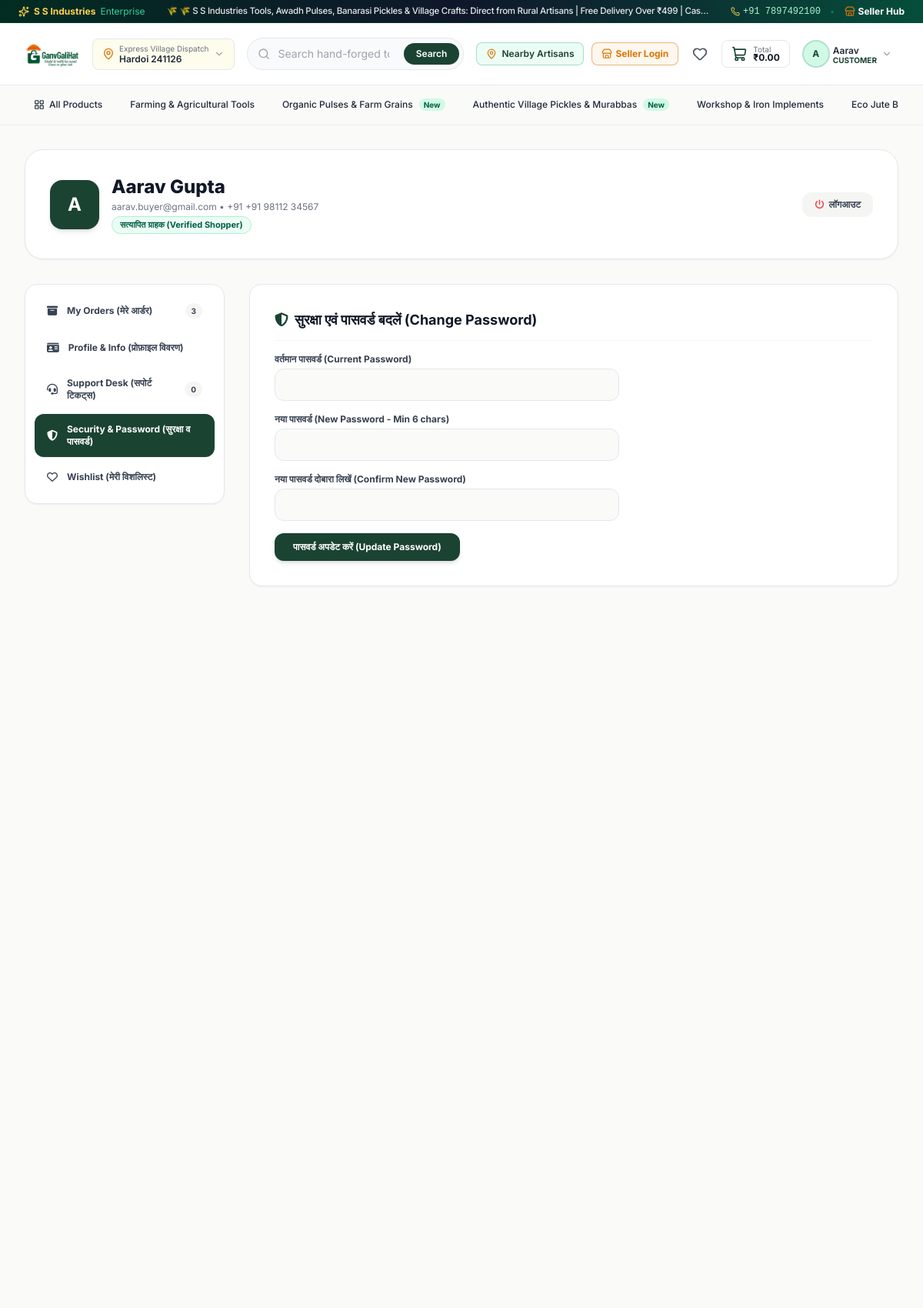
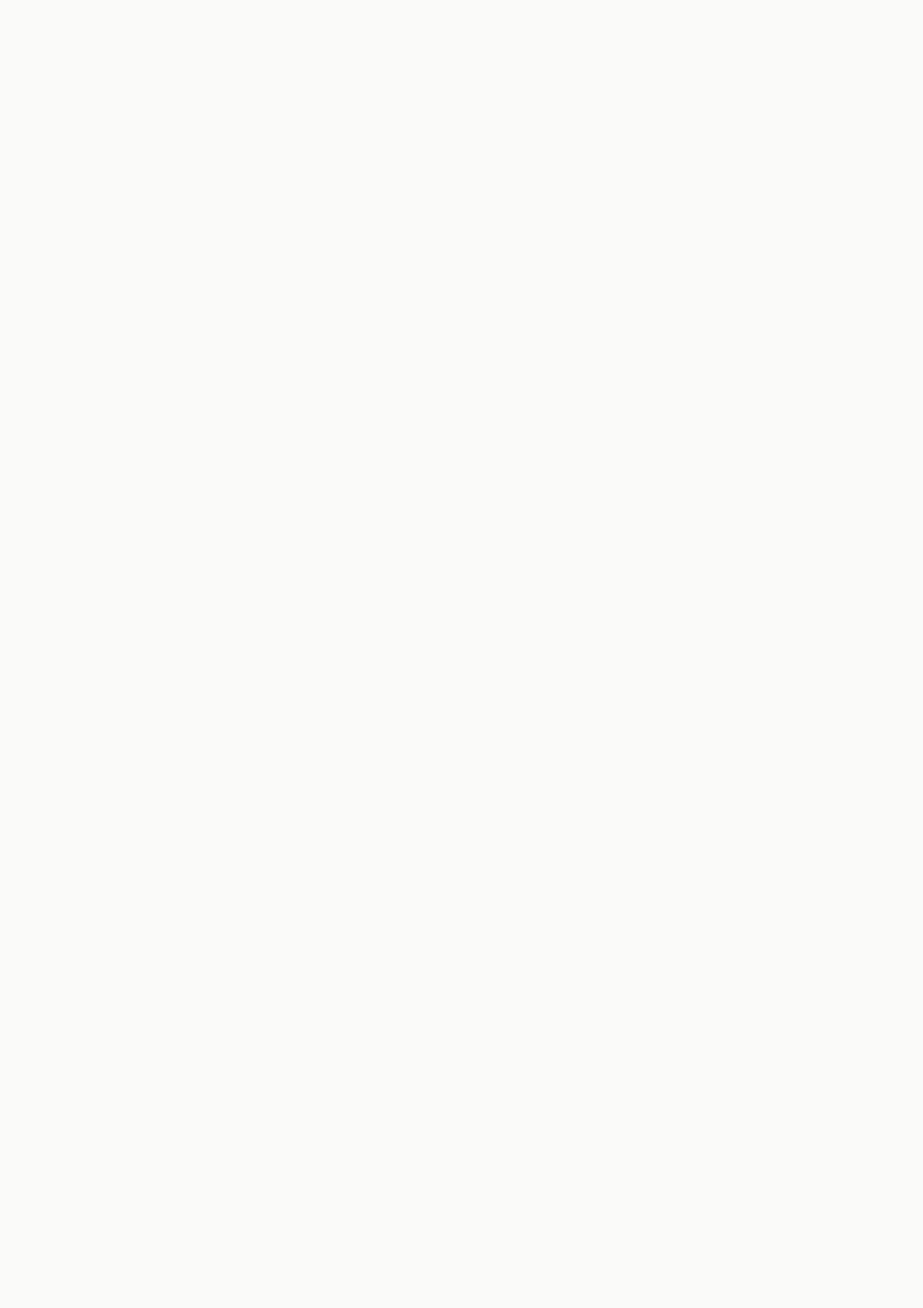
/account.php?tab=security (signed in, upper part), run on the app's committed database (2 pictures, top to bottom).
### tables this page shows
CREATE TABLE IF NOT EXISTS `users` (
  `id` INT AUTO_INCREMENT PRIMARY KEY,
  `unique_code` VARCHAR(50) UNIQUE NOT NULL,
  `name` VARCHAR(150) NOT NULL,
  `username` VARCHAR(80) UNIQUE NOT NULL,
  `email` VARCHAR(150) UNIQUE NOT NULL,
  `phone` VARCHAR(30) NOT NULL,
  `password` VARCHAR(255) NOT NULL,
  `role` ENUM('customer', 'vendor', 'admin', 'super_admin') NOT NULL DEFAULT 'customer',
  `department` VARCHAR(150) DEFAULT NULL,
  `avatar` VARCHAR(255) DEFAULT NULL,
  `city` VARCHAR(100) DEFAULT 'Hardoi',
  `state` VARCHAR(100) DEFAULT 'Uttar Pradesh',
  `pincode` VARCHAR(20) DEFAULT '241001',
  `address` TEXT DEFAULT NULL,
  `status` ENUM('active', 'pending', 'suspended') DEFAULT 'active',
  `created_at` TIMESTAMP DEFAULT CURRENT_TIMESTAMP
);

CREATE TABLE IF NOT EXISTS `categories` (
  `id` INT AUTO_INCREMENT PRIMARY KEY,
  `name` VARCHAR(150) NOT NULL,
  `hindi_name` VARCHAR(150) DEFAULT NULL,
  `slug` VARCHAR(150) UNIQUE NOT NULL,
  `description` TEXT DEFAULT NULL,
  `image` VARCHAR(255) DEFAULT NULL,
  `icon_name` VARCHAR(50) DEFAULT 'Package',
  `sort_order` INT DEFAULT 0,
  `created_at` TIMESTAMP DEFAULT CURRENT_TIMESTAMP
);

### account.php (the view, shortened to what the rows shown need)
<?php
require_once __DIR__ . '/includes/functions.php';
require_once __DIR__ . '/includes/auth_check.php';
$user = get_logged_in_user();
$active_tab = clean_input($_GET['tab'] ?? 'orders');
$stmt_orders = $pdo->prepare("SELECT * FROM orders WHERE user_id = ? OR customer_email = ? ORDER BY id DESC");
$stmt_orders->execute([$user['id'], $user['email']]);
$user_orders = $stmt_orders->fetchAll();
require_once __DIR__ . '/includes/header.php';
?>
<div class="bg-stone-50 min-h-screen py-8">
  <div class="max-w-7xl mx-auto px-4 sm:px-6 lg:px-8">
    <div class="bg-white rounded-3xl border border-gray-200 p-6 sm:p-8 shadow-sm mb-8 flex flex-col sm:flex-row items-center justify-between gap-4">
      <div class="flex items-center gap-4">
        <?php if (!empty($user['avatar'])): ?>
          <img src="<?= htmlspecialchars($user['avatar']) ?>" alt="<?= htmlspecialchars($user['name']) ?>"
            class="w-16 h-16 rounded-2xl object-cover shadow-md border-2 border-emerald-100 bg-stone-100">
        <?php else: ?>
          <div class="w-16 h-16 rounded-2xl bg-brand-green text-white flex items-center justify-center text-2xl font-bold shadow-md">
            <?= strtoupper(mb_substr($user['name'], 0, 1)) ?>
          </div>
        <?php endif; ?>
        <div>
          <h1 class="text-xl sm:text-2xl font-extrabold text-gray-900"><?= htmlspecialchars($user['name']) ?></h1>
          <p class="text-xs text-gray-500 mt-0.5">
            <?= htmlspecialchars($user['email']) ?> • +91 <?= htmlspecialchars($user['phone']) ?>
          </p>
          <span class="inline-block mt-1 text-[11px] font-bold text-emerald-800 bg-emerald-50 px-2.5 py-0.5 rounded-full border border-emerald-200">
            सत्यापित ग्राहक (Verified Shopper)
          </span>
        </div>
      </div>
    </div>
    <div class="grid grid-cols-1 lg:grid-cols-12 gap-8 items-start">
      <div class="lg:col-span-9">
        <?php if ($active_tab === 'orders'): ?>
          <div class="space-y-4">
            <h2 class="text-lg font-bold text-gray-900 mb-2">Order History (मेरे आर्डर का इतिहास)</h2>
            <?php if (empty($user_orders)): ?>
              <div class="bg-white rounded-2xl border border-gray-200 p-12 text-center shadow-sm">
                <i class="fa-solid fa-box-open text-4xl text-stone-300 mb-3"></i>
                <h3 class="text-base font-bold text-gray-700">अभी तक कोई आर्डर नहीं दिया गया</h3>
                <p class="text-xs text-gray-500 mt-1 mb-4">हथकरघा और देसी कुटीर उत्पाद अभी एक्सप्लोर करें।</p>
                <a href="/products.php" class="inline-flex items-center gap-2 px-5 py-2.5 bg-brand-green text-white text-xs font-bold rounded-xl hover:bg-emerald-800 transition">
                  शॉपिंग शुरू करें <i class="fa-solid fa-arrow-right"></i>
                </a>
              </div>
            <?php else: ?>
              <?php foreach ($user_orders as $ord):
                $stmt_ord_items = $pdo->prepare("SELECT * FROM order_items WHERE order_id = ?");
                $stmt_ord_items->execute([$ord['id']]);
                $items = $stmt_ord_items->fetchAll();
              ?>
                <div class="bg-white rounded-2xl border border-gray-200 shadow-sm overflow-hidden">
                  <div class="bg-stone-50 p-4 sm:p-5 border-b border-gray-100 flex flex-wrap items-center justify-between gap-3 text-xs">
                    <div>
                      <span class="text-gray-500">आर्डर सं.:</span>
                      <strong class="text-gray-900 ml-1 font-mono">#<?= htmlspecialchars($ord['order_number']) ?></strong>
                      <span class="text-gray-400 mx-2">•</span>
                      <span class="text-gray-500"><?= date('d M Y, h:i A', strtotime($ord['created_at'])) ?></span>
                    </div>
                    <div class="flex items-center gap-2">
                      <span class="px-2.5 py-1 rounded-full text-[11px] font-bold <?= $ord['order_status'] === 'Delivered' ? 'bg-emerald-100 text-emerald-800' : ($ord['order_status'] === 'Dispatched' ? 'bg-blue-100 text-blue-800' : 'bg-amber-100 text-amber-800') ?>">
                        <?= htmlspecialchars($ord['order_status']) ?>
                      </span>
                      <a href="/order-success.php?id=<?= $ord['id'] ?>" class="px-3 py-1 bg-white border border-gray-200 rounded-lg text-gray-700 hover:bg-stone-100 font-bold transition text-[11px]">
                        विवरण / रसीद
                      </a>
                    </div>
                  </div>
                  <div class="p-4 bg-amber-50/50 border-b border-amber-100 flex items-center justify-between text-xs">
                    <div class="flex items-center gap-2">
                      <i class="fa-solid fa-truck-fast text-red-600"></i>
                      <span class="text-gray-700">भारतीय डाक (India Post AWB):</span>
                      <span class="font-mono font-bold text-gray-900"><?= htmlspecialchars($ord['tracking_consignment_no'] ?? 'AWB-PENDING') ?></span>
                    </div>
                    <span class="text-[11px] text-gray-500"><?= htmlspecialchars($ord['tracking_carrier'] ?? 'India Post') ?></span>
                  </div>
                  <div class="divide-y divide-gray-100 p-4">
                    <?php foreach ($items as $it): ?>
                      <div class="py-2.5 flex items-center justify-between text-xs">
                        <div>
                          <p class="font-bold text-gray-900"><?= htmlspecialchars($it['product_name']) ?></p>
                          <p class="text-gray-500 text-[11px]">कोड: <?= htmlspecialchars($it['product_code']) ?> • मात्रा: <?= $it['quantity'] ?></p>
                        </div>
                        <div class="font-bold text-gray-900">
                          <?= format_price($it['total']) ?>
                        </div>
                      </div>
                    <?php endforeach; ?>
                  </div>
                  <div class="bg-stone-50 p-4 border-t border-gray-100 flex items-center justify-between text-xs">
                    <span class="text-gray-600">भुगतान विधि: <strong class="uppercase text-gray-800"><?= htmlspecialchars($ord['payment_method']) ?></strong> (<?= htmlspecialchars($ord['payment_status']) ?>)</span>
                    <span class="font-bold text-sm text-gray-900">कुल: <span class="text-brand-green font-extrabold"><?= format_price($ord['total_amount']) ?></span></span>
                  </div>
                </div>
              <?php endforeach; ?>
            <?php endif; ?>
          </div>
        <?php elseif ($active_tab === 'security'): ?>
          <div class="bg-white rounded-2xl border border-gray-200 p-6 sm:p-8 shadow-sm">
            <h2 class="text-lg font-bold text-gray-900 mb-4 pb-3 border-b border-gray-100 flex items-center gap-2">
              <i class="fa-solid fa-shield-halved text-brand-green"></i>
              सुरक्षा एवं पासवर्ड बदलें (Change Password)
            </h2>
          </div>
        <?php endif; ?>
      </div>
    </div>
  </div>
</div>
<?php require_once __DIR__ . '/includes/footer.php'; ?>

### includes/header.php (shortened to what the rows shown need)
<?php
require_once __DIR__ . '/functions.php';
$current_user = get_logged_in_user();
$header_categories = [];
try {
    $stmt = $pdo->query("SELECT id, name, hindi_name, slug, icon_name FROM categories ORDER BY sort_order ASC, name ASC");
    $header_categories = $stmt->fetchAll();
} catch (Exception $e) {}
?>
<!DOCTYPE html>
<html lang="en" class="scroll-smooth bg-stone-50">
<head>
  <script src="https://cdn.tailwindcss.com"></script>
  <link rel="stylesheet" href="https://cdnjs.cloudflare.com/ajax/libs/font-awesome/6.5.1/css/all.min.css">
  <link rel="stylesheet" href="/assets/css/style.css">
</head>
<body class="flex flex-col min-h-screen text-gray-800 antialiased selection:bg-emerald-200 overflow-x-hidden">
  <header class="sticky top-0 z-40 bg-white border-b border-gray-100 shadow-sm transition-all w-full max-w-full" style="position: -webkit-sticky; position: sticky; top: 0; z-index: 50;">
    <div class="max-w-7xl mx-auto px-2.5 sm:px-6 lg:px-8 w-full min-w-0">
      <div class="flex items-center justify-between h-14 sm:h-20 gap-1.5 sm:gap-4 w-full min-w-0">
        <div class="flex items-center gap-1 sm:gap-2.5 shrink-0">
          <div class="relative shrink-0" id="accountMenuContainer">
            <button
              type="button"
              id="accountMenuBtn"
              class="flex items-center gap-1 sm:gap-1.5 p-1 sm:p-2 rounded-full hover:bg-gray-100 text-gray-700 transition-colors focus:outline-none focus:ring-2 focus:ring-brand-green cursor-pointer shrink-0"
              aria-label="Account Menu"
            >
              <div class="w-8 h-8 rounded-full bg-emerald-100 text-brand-green flex items-center justify-center font-bold text-xs ring-2 ring-emerald-600/30 overflow-hidden shrink-0">
                <?php if ($current_user && !empty($current_user['avatar'])): ?>
                  <img src="<?= htmlspecialchars($current_user['avatar']) ?>" alt="Avatar" class="w-full h-full object-cover">
                <?php elseif ($current_user): ?>
                  <?= strtoupper(mb_substr($current_user['name'], 0, 1)) ?>
                <?php else: ?>
                  <i data-lucide="user" class="w-4 h-4"></i>
                <?php endif; ?>
              </div>
              <div class="hidden md:flex flex-col text-left">
                <span class="text-xs font-semibold text-gray-800 leading-tight truncate max-w-[90px]">
                  <?= $current_user ? htmlspecialchars(explode(' ', $current_user['name'])[0]) : 'Sign In' ?>
                </span>
                <span class="text-[10px] text-brand-green font-bold uppercase leading-none">
                  <?= $current_user ? htmlspecialchars(str_replace('_', ' ', $current_user['role'])) : 'Customer' ?>
                </span>
              </div>
              <i data-lucide="chevron-down" class="w-3.5 h-3.5 text-gray-400 hidden sm:block"></i>
            </button>
          </div>
        </div>
      </div>
    </div>
    <nav class="bg-stone-50 border-t border-gray-200/80 shadow-xs w-full max-w-full overflow-hidden">
      <div class="max-w-7xl mx-auto px-4 sm:px-6 lg:px-8 w-full min-w-0">
        <div class="flex items-center space-x-1 sm:space-x-3 overflow-x-auto py-2.5 scrollbar-none text-xs font-medium text-gray-700 whitespace-nowrap w-full min-w-0">
          <?php foreach ($header_categories as $cat):
            $isActive = (isset($_GET['category']) && $_GET['category'] === $cat['slug']);
          ?>
            <a
              href="/products.php?category=<?= htmlspecialchars($cat['slug']) ?>"
              class="flex items-center gap-1.5 px-3 py-1.5 rounded-full transition-all shrink-0 <?= $isActive ? 'bg-brand-green text-white font-semibold shadow-xs' : 'hover:bg-amber-50 hover:text-brand-green text-gray-800' ?>"
            >
              <span><?= htmlspecialchars($cat['name']) ?></span>
              <?php if (strpos($cat['slug'], 'pulses') !== false || strpos($cat['slug'], 'pickle') !== false): ?>
                <span class="ml-0.5 px-1.5 py-0.2 bg-emerald-100 text-emerald-800 text-[10px] font-bold rounded-full">New</span>
              <?php endif; ?>
            </a>
          <?php endforeach; ?>
        </div>
      </div>
    </nav>
  </header>
  <main class="flex-1">

### data on the page
users: name "A", name "Aarav", role "CUSTOMER", name "Aarav Gupta", email "aarav.buyer@gmail.com", phone "+91 98112 34567"
categories: name "Farming & Agricultural Tools"
categories: name "Organic Pulses & Farm Grains", shows "New"
categories: name "Authentic Village Pickles & Murabbas", shows "New"
categories: name "Workshop & Iron Implements"
categories: name "Eco Jute…"

### other printed values
APP_COMPANY "S S Industries"
get_setting('announcement_text') "🌾 S S Industries Tools, Awadh Pulses, Banarasi Pickles & Village Crafts: Direct from Rural Artisans | Free Delivery Over ₹499 | Cas…"
APP_PHONE "+91 7897492100"
$_SESSION['delivery_location_text'] "Hardoi 241126"
$cart_subtotal "0.00"
count($user_orders) "3"
count($user_tickets) "0"
